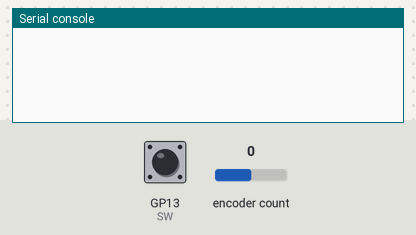
This program was run on a simulated Raspberry Pi Pico running MicroPython. Shown: the last lines printed to the serial console. The inputs (shaded band) are chosen by the test bench; at power-on: encoder count 0, GP13 (SW) HIGH.

Above: at 1.2 s.
1.3 s: encoder count set to 1
At 2.5 s:
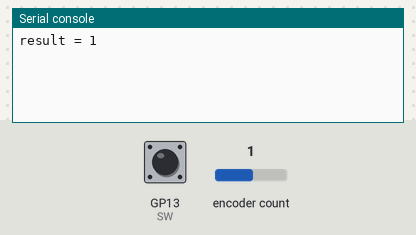
2.8 s: GP13 (SW) pulled LOW for 0.15 s
At 4.0 s:
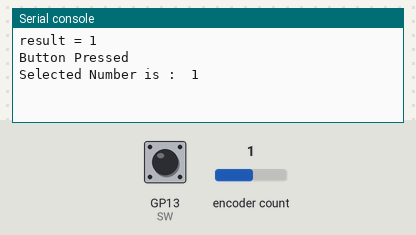
4.4 s: encoder count set to 2
At 5.1 s:
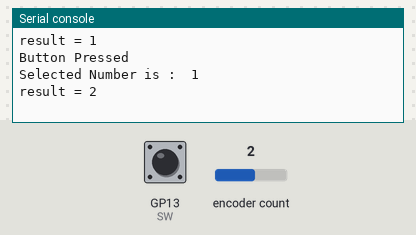
5.9 s: GP13 (SW) pulled LOW for 1 s
At 6.3 s:
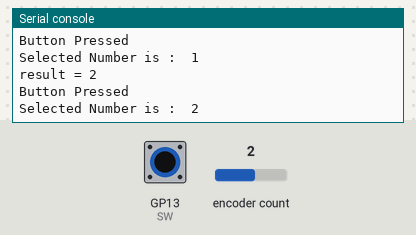

Measured:
- after the input at 1.3 s, the serial console: prints a new line at once (image 1)
- after the input at 2.8 s, the serial console: prints a new line at once (image 2)
- after the input at 4.4 s, the serial console: prints a new line at once (image 3)
- after the input at 5.9 s, the serial console: prints a new line at once (image 4)

The program:

main.py
```python
import time
from rotary_irq_rp2 import RotaryIRQ
from machine import Pin
SW=Pin(13,Pin.IN,Pin.PULL_UP)
r = RotaryIRQ(pin_num_dt=15,
        pin_num_clk=14,
        min_val=0,
        reverse=False,
        range_mode=RotaryIRQ.RANGE_UNBOUNDED)
val_old = r.value()
while True:
   try:
     val_new = r.value()
     if SW.value()==0 and n==0:
       print("Button Pressed")
       print("Selected Number is : ",val_new)
       n=1
       while SW.value()==0:
         continue
     n=0
     if val_old != val_new:
       val_old = val_new
       print('result =', val_new)
     time.sleep_ms(50)
   except KeyboardInterrupt:
     break  
```
